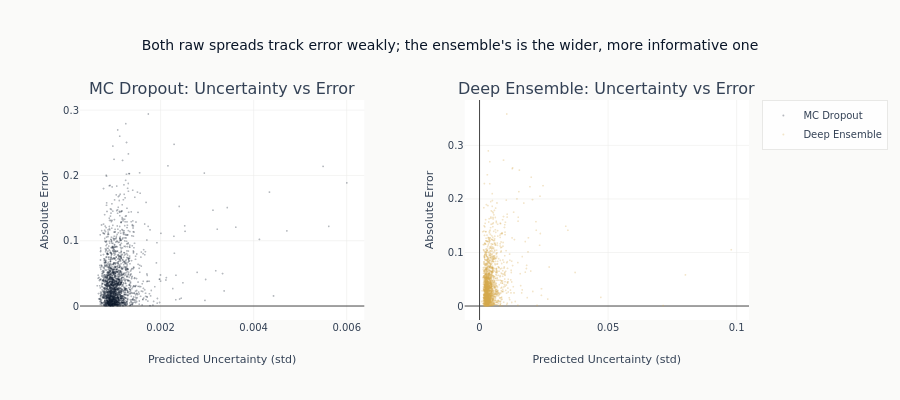

Source (notebook cell):
### Markdown cell above
### Side-by-Side Calibration

### Code cell
fig = make_subplots(
    rows=1,
    cols=2,
    subplot_titles=(
        "MC Dropout: Uncertainty vs Error",
        "Deep Ensemble: Uncertainty vs Error",
    ),
    horizontal_spacing=0.15,
)

n_scatter = min(2000, len(mc_std))
idx = np.random.choice(len(mc_std), n_scatter, replace=False)

fig.add_trace(
    go.Scattergl(
        x=mc_std[idx],
        y=mc_abs_error[idx],
        mode="markers",
        marker=dict(size=2, opacity=0.3, color=COLORS["blue"]),
        name="MC Dropout",
    ),
    row=1,
    col=1,
)
fig.add_trace(
    go.Scattergl(
        x=ens_std[idx],
        y=ens_abs_error[idx],
        mode="markers",
        marker=dict(size=2, opacity=0.3, color=COLORS["amber"]),
        name="Deep Ensemble",
    ),
    row=1,
    col=2,
)

fig.update_xaxes(title_text="Predicted Uncertainty (std)", row=1, col=1)
fig.update_xaxes(title_text="Predicted Uncertainty (std)", row=1, col=2)
fig.update_yaxes(title_text="Absolute Error", row=1, col=1)
fig.update_yaxes(title_text="Absolute Error", row=1, col=2)
fig.update_layout(
    width=900,
    height=400,
    title_text="Both raw spreads track error weakly; the ensemble's is the wider, more informative one",
)
fig.show()

### Figure 1 — Plotly figure (JSON) as saved in the notebook; plotly's stock layout.template omitted (floating-point values rounded to 4 significant figures; data arrays with more than 128 entries replaced by an {"elided": "..."} marker saying what was removed)
{"data": [{"marker": {"color": "#0a1628", "opacity": 0.3, "size": 2}, "mode": "markers", "name": "MC Dropout", "type": "scattergl", "x": {"elided": "2000 float values"}, "xaxis": "x", "y": {"elided": "2000 float values"}, "yaxis": "y"}, {"marker": {"color": "#D4A84B", "opacity": 0.3, "size": 2}, "mode": "markers", "name": "Deep Ensemble", "type": "scattergl", "x": {"elided": "2000 float values"}, "xaxis": "x2", "y": {"elided": "2000 float values"}, "yaxis": "y2"}], "layout": {"annotations": [{"font": {"size": 16}, "showarrow": false, "text": "MC Dropout: Uncertainty vs Error", "x": 0.2125, "xanchor": "center", "xref": "paper", "y": 1.0, "yanchor": "bottom", "yref": "paper"}, {"font": {"size": 16}, "showarrow": false, "text": "Deep Ensemble: Uncertainty vs Error", "x": 0.7875, "xanchor": "center", "xref": "paper", "y": 1.0, "yanchor": "bottom", "yref": "paper"}], "height": 400, "title": {"text": "Both raw spreads track error weakly; the ensemble's is the wider, more informative one"}, "width": 900, "xaxis": {"anchor": "y", "domain": [0.0, 0.425], "title": {"text": "Predicted Uncertainty (std)"}}, "xaxis2": {"anchor": "y2", "domain": [0.575, 1.0], "title": {"text": "Predicted Uncertainty (std)"}}, "yaxis": {"anchor": "x", "domain": [0.0, 1.0], "title": {"text": "Absolute Error"}}, "yaxis2": {"anchor": "x2", "domain": [0.0, 1.0], "title": {"text": "Absolute Error"}}}}
